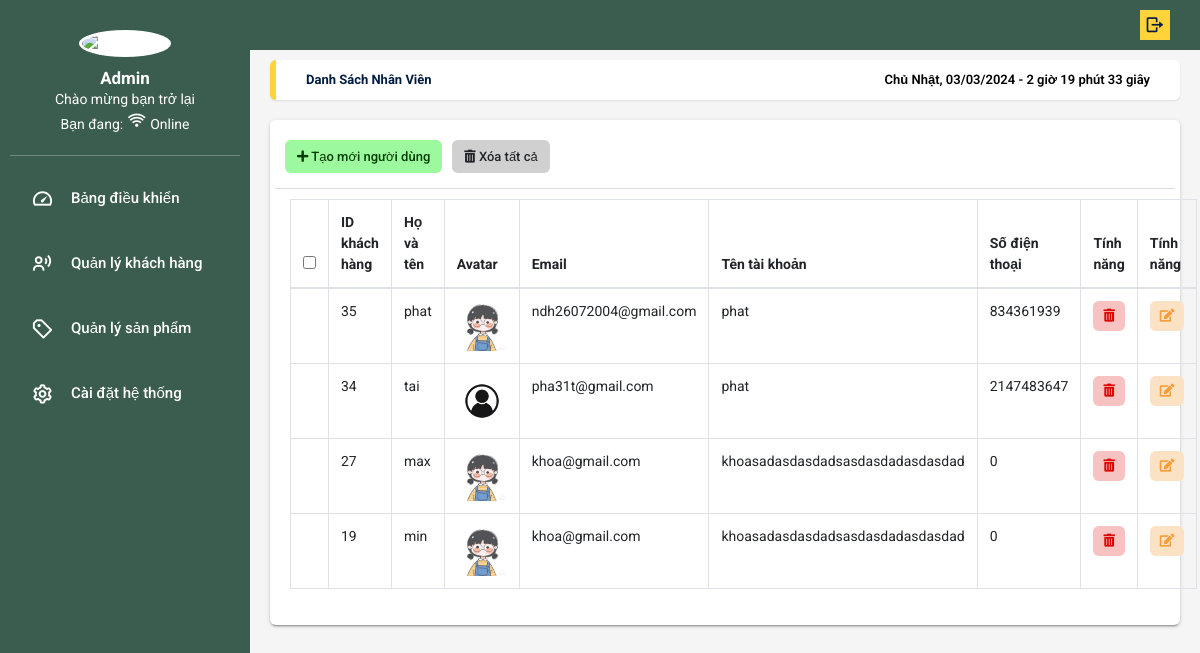
/Admin/index.php?page=user, run on the app's committed database.
### tables this page shows
CREATE TABLE `user` (
  `id` int(11) NOT NULL,
  `ten` varchar(40) NOT NULL,
  `pass` varchar(40) NOT NULL,
  `fk_role` int(11) NOT NULL,
  `email` varchar(40) NOT NULL,
  `img` varchar(300) NOT NULL,
  `taik` varchar(200) NOT NULL,
  `sdt` varchar(10) NOT NULL,
  `address` varchar(300) NOT NULL,
  `code` varchar(200) NOT NULL
);

### Admin/model/user.php (called while the page is built, shortened)
<?php
    function getall_user(){
        $conn = conectdb();
        $stmt = $conn->prepare("SELECT * FROM user where fk_role = 2 ORDER BY id DESC limit 5");
        $stmt->execute();
        $kq = $stmt->fetchAll();
        return $kq;
    }

### Admin/view/user.php (the view, shortened to what this page needs)
<main class="app-content">
  <div class="app-title">
    <ul class="app-breadcrumb breadcrumb side">
      <li class="breadcrumb-item active"><a href="#"><b>Danh sách nhân viên</b></a></li>
    </ul>
    <div id="clock"></div>
  </div>
  <div class="row">
    <div class="col-md-12">
      <div class="tile">
        <div class="tile-body">
          <div class="row element-button">
            <div class="col-sm-2">
              <a class="btn btn-add btn-sm" href="index.php?page=themuser" title="Thêm"><i class="fas fa-plus"></i>
                Tạo mới người dùng</a>
            </div>
            <div class="col-sm-2">
              <a class="btn btn-delete btn-sm" type="button" title="Xóa" onclick="myFunction(this)"><i
                  class="fas fa-trash-alt"></i> Xóa tất cả </a>
            </div>
          </div>
          <div class="table-responsive-sm">
            <table class="table_media_specail table table-hover table-bordered js-copytextarea" cellpadding="0"
              cellspacing="0" border="0" id="sampleTable">
              <thead>
                <tr>
                  <th><input type="checkbox" id="all"></th>
                  <th>ID khách hàng</th>
                  <th>Họ và tên</th>
                  <th>Avatar</th>
                  <th>Email</th>
                  <th>Tên tài khoản</th>
                  <th>Số điện thoại</th>
                  <th>Tính năng</th>
                  <th>Tính năng</th>
                </tr>
              </thead>
              <tbody>
                <?php
                $kq = getall_user();
                foreach ($kq as $user) {
                  echo '
                          <tr>
                            <td input type="checkbox" name="check1" value="1"></td>
                            <td>' . $user['id'] . '</td>
                            <td>' . $user['ten'] . '</td>
                            <td><img class="img-card-person" src="../uploads/' . $user['img'] . '" alt=""></td>
                            <td>' . $user['email'] . '</td>
                            <td>' . $user['taik'] . '</td>
                            <td>' . $user['sdt'] . '</td>
                            <td class="table-td-center">
                            <button  class="btn btn-primary btn-sm trash" type="button" data-id="' . $user['id'] . '" title="Xóa">
                              <i class="fas fa-trash-alt"></i>
                              </button>
                              </td>
                            <td class="table-td-center">
                            <button class="btn btn-primary btn-sm edit" type="button" title="Sửa"
                        data-toggle="modal" data-target="#editModal"
                        data-id="' . $user['id'] . '"
                        data-name="' . $user['ten'] . '"
                        data-img="' . $user['img'] . '"
                        data-taik="' . $user['taik'] . '"
                        data-email="' . $user['email'] . '"
                        data-sdt="' . $user['sdt'] . '">
                        <i class="fas fa-edit"></i>
                          </button>
                            </td>
                          </tr>
                            ';
                }
                ?>
              </tbody>
            </table>
          </div>
        </div>
      </div>
    </div>
  </div>
</main>
</body>
</html>

### data on the page
user: id "35", ten "phat", img (picture), email "ndh26072004@gmail.com", taik "phat", sdt "834361939"
user: id "34", ten "tai", img (picture), email "pha31t@gmail.com", taik "phat", sdt "2147483647"
user: id "27", ten "max", img (picture), email "khoa@gmail.com", taik "khoasadasdasdadsasdasdadasdasdad", sdt "0"
user: id "19", ten "min", img (picture), email "khoa@gmail.com", taik "khoasadasdasdadsasdasdadasdasdad", sdt "0"
